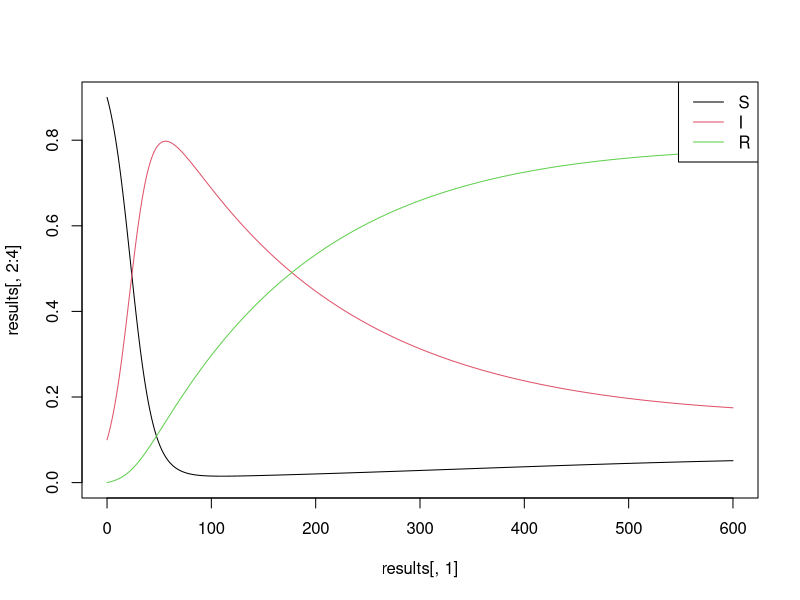

Generate this figure with R:
## Load deSolve package
library(deSolve)


## Define as a function
epi203 <- function(pars) {

    ## Show parameters
    print(pars)

    ## Additional parameters
    times <- seq(from = 0, to = 600, by = 1)              # we want to run the model for 3000 time steps
    yinit <- c(Susc = 0.9, Infected = 0.1, Recovered = 0) # this parameter sets the initial conditions

    ## below is the code for the actual model including the equations that you should recognize
    SIR_model <- function(times, yinit, pars){

    with(as.list(c(yinit,pars)), {
            dSusc      <- birth - beta*Infected*Susc                     - death*Susc
            dInfected  <-         beta*Infected*Susc - recovery*Infected - death*Infected
            dRecovered <-                              recovery*Infected - death*Recovered

            return(list(c(dSusc, dInfected, dRecovered)))
        })
    }

    ## run the ode solver for the function specified (function defined above is used)
    ## return the value of each compartment (Susc, Infected, Recovered) for each time step.
    results <- ode(func = SIR_model, times = times, y = yinit, parms = pars)
    results <- as.data.frame(results)

    ## Return result
    return(results)
}

##############################################################################

test.pars <- c(beta = 0.1, recovery = 0.005, death = 0.001, birth = 0.001)
results   <- epi203(test.pars)

##############################################################################
## Plotting
matplot(results[, 1], results[, 2:4], type="l", lty=1)
legend("topright", col=1:3, legend=c("S", "I", "R"), lwd=1)
